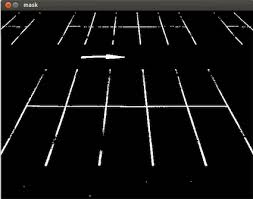
#> input picture Lane_Detection/test.jpeg, 253 x 199 px
$ python -i getCornerPoints.py   (imports and definitions only)   (older library calls are emulated)
#> lines starting #> are read from the running program, lines starting #| are printed output that depends on the picture; after the words box and inside, x2 and y2 are one past the last pixel; in counts of white or black regions, pixels touching at a corner belong together
#> further down, picture is the input picture: shape (199, 253, 3); mean B, G, R 14.7, 14.9, 15
#!/usr/bin/env python3

__author__ = "Nantha Kumar Sunder, Nithish Kumar"
__version__ = "0.1.0"
__license__ = "MIT"

import numpy as np
import matplotlib.pyplot as plt
import os
import sys
# This try-catch is a workaround for Python3 when used with ROS; it is not needed for most platforms
# [4 lines not run here, left out]
import cv2

def getCornerPoints(frame):
    gray = cv2.cvtColor(frame, cv2.COLOR_BGR2GRAY)
    gray = cv2.GaussianBlur(gray, (5, 5), 0)
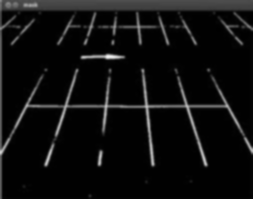
#> gray: shape (199, 253); min 0, max 243, mean 14.7
    ret, thresh = cv2.threshold(gray, 240, 255, 0, cv2.THRESH_BINARY)
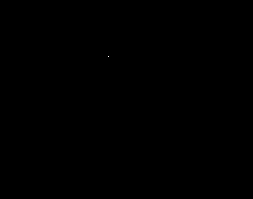
#> thresh: shape (199, 253); 0% white in thin lines or dots, all inside (x1, y1, x2, y2) = (108, 56, 109, 57)
    try:
        _, contours, hierarchy = cv2.findContours(thresh, cv2.RETR_TREE, cv2.CHAIN_APPROX_SIMPLE)
#> contours = [[[108, 56]]]
    except:
        contours, hierarchy = cv2.findContours(thresh, cv2.RETR_TREE, cv2.CHAIN_APPROX_SIMPLE)
    dst_total = np.zeros(gray.shape, dtype='uint8')
    hierarchy = hierarchy[0]
    corner_points = []
    for j,cnt in zip(hierarchy,contours):
        currentContour = cnt
        cnt_len = cv2.arcLength(cnt, True)
        cnt = cv2.approxPolyDP(cnt, 0.02*cnt_len, True)
        if len(cnt) == 4 and cv2.contourArea(cnt) > 1000 and cv2.isContourConvex(cnt):
            cnt = cnt.reshape(-1, 2)
            if j[3] != -1:

                gray_fl = np.float32(gray)
                mask = np.zeros(gray_fl.shape, dtype='uint8')
                mask = cv2.GaussianBlur(mask, (3, 3), 0)
                cv2.drawContours(frame, [currentContour], -1, (0, 255, 0), 3)
                cv2.fillPoly(mask, [currentContour], (255, 255, 255))
                dst = cv2.cornerHarris(mask, 5, 3, 0.04)
                dst = cv2.dilate(dst, None)
                ret, dst = cv2.threshold(dst, 0.1*dst.max(), 255, 0)
                dst_total = dst + dst_total
                corner_points.append(cnt)
#> this loop made 1 pass
#> (j, currentContour, cnt_len) on pass 1: ([-1, -1, -1, -1], [[108, 56]], 0)
#> dst_total: shape (199, 253); every value is 0
#> after the loop, corner_points = []; ret = 240
    return corner_points, dst_total, frame

>>> import cv2
>>> picture = cv2.imread('../Lane_Detection/test.jpeg')
>>> result = getCornerPoints(picture)
